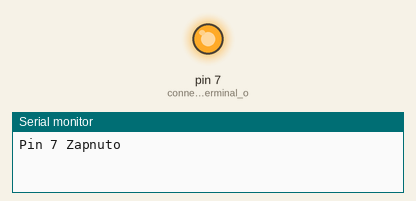
Simulated run of this sketch. Board: Arduino Uno, built with avr-gcc and run on an emulated ATmega328P. Shown: output pins drawn as LEDs (lit = HIGH), the last lines printed to the serial monitor.

Above: at 5.0 s.
At 15.0 s:
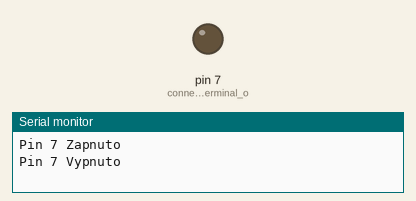
Timing chart, 0 to 26.0 s (numbered marks = the images above):
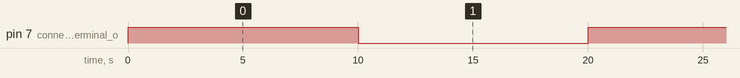

The sketch:

sketch_jul28a.ino
```cpp
void setup() {

  Serial.begin(9600);//
  pinMode(7, OUTPUT);// connected to S terminal of Relay

}

void loop() {

  digitalWrite(7,HIGH);// turn relay ON
      Serial.println("Pin 7 Zapnuto");
  delay(10000);// keep it ON for 3 seconds

  digitalWrite(7, LOW);// turn relay OFF
      Serial.println("Pin 7 Vypnuto");
 delay(10000);// keep it OFF for 5 seconds

}
```

Measured:
- by itself, pin 7 (connected_to_S_terminal_o): alternates HIGH for 10.0 s and LOW for 10.0 s
